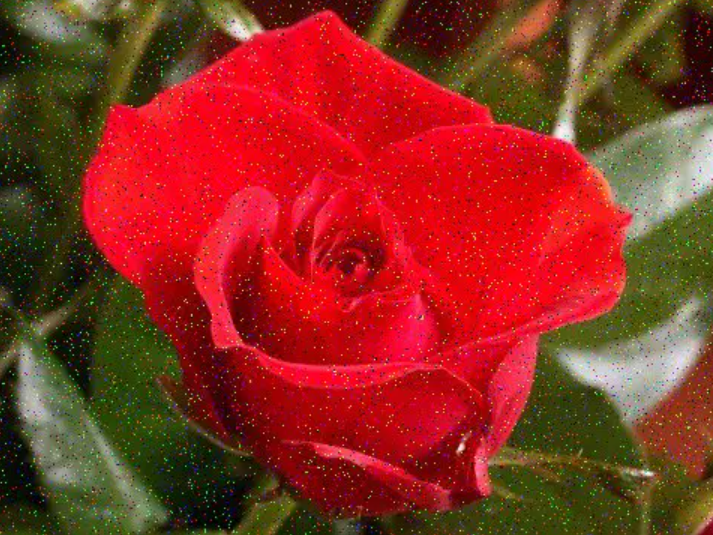
#> input picture Tugas 4/mawar.png, 713 x 535 px
$ python idealandbutterworthlowpassfilter.py
#> lines starting #> are read from the running program, lines starting #| are printed output that depends on the picture
import cv2
import numpy as np
from matplotlib import pyplot as plt

# Load the image in grayscale
img = cv2.imread('mawar.png', 0)
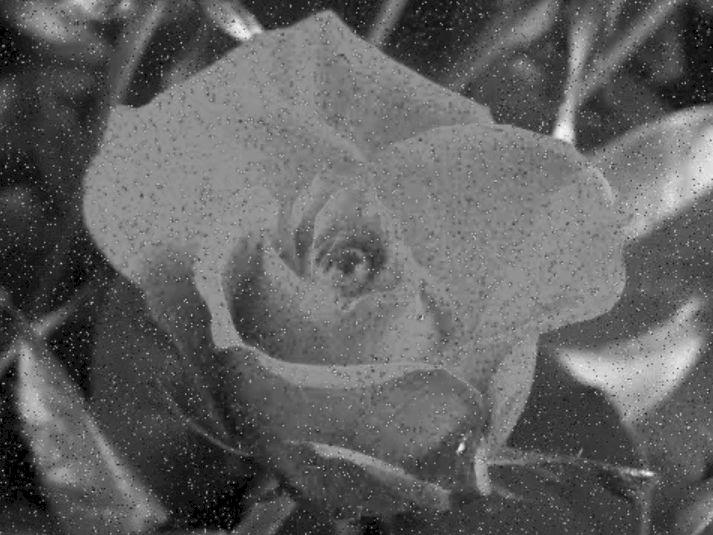
#> img: shape (535, 713); min 0, max 245, mean 97

# Compute the DFT
dft = cv2.dft(np.float32(img), flags=cv2.DFT_COMPLEX_OUTPUT)
dft_shift = np.fft.fftshift(dft)

# Create the ideal lowpass filter
rows, cols = img.shape
#> rows = 535; cols = 713
crow, ccol = rows//2, cols//2
#> crow = 267; ccol = 356
r = 30  # Radius of the filter
mask = np.zeros((rows, cols, 2), np.float32)
for i in range(rows):
    for j in range(cols):
        dist = np.sqrt((i-crow)**2 + (j-ccol)**2)
        if dist <= r:
            mask[i, j, 0] = 1
            mask[i, j, 1] = 1

# Apply the ideal lowpass filter
dft_filtered = dft_shift * mask

# Compute the inverse DFT
img_filtered = cv2.idft(np.fft.ifftshift(dft_filtered))
img_filtered = cv2.magnitude(img_filtered[:, :, 0], img_filtered[:, :, 1])
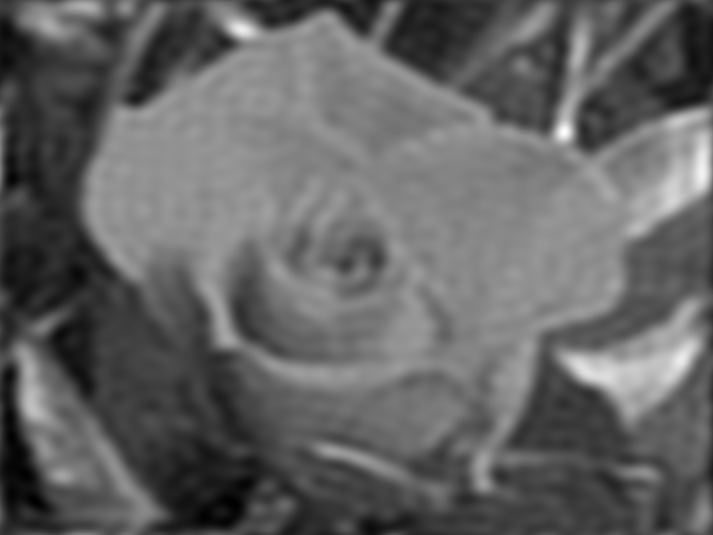
#> img_filtered: shape (535, 713) float32; min 206.8, max 94426528, mean 36994352; drawn with min black and max white

# Display the original and filtered image
plt.subplot(121), plt.imshow(img, cmap='gray')
plt.title('Input Image'), plt.xticks([]), plt.yticks([])
plt.subplot(122), plt.imshow(img_filtered, cmap='gray')
plt.title('Ideal Lowpass Filtered Image'), plt.xticks([]), plt.yticks([])
plt.show()
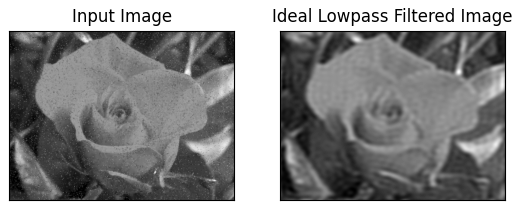
#> figure drawn by matplotlib, 2 panels

# Create the Butterworth lowpass filter
n = 2  # Order of the filter
d0 = 30  # Cutoff frequency
butterworth_mask = np.zeros((rows, cols, 2), np.float32)
for i in range(rows):
    for j in range(cols):
        dist = np.sqrt((i-crow)**2 + (j-ccol)**2)
        butterworth_mask[i, j, 0] = 1 / (1 + (dist/d0)**(2*n))
        butterworth_mask[i, j, 1] = 1 / (1 + (dist/d0)**(2*n))

# Apply the Butterworth lowpass filter
dft_filtered = dft_shift * butterworth_mask

# Compute the inverse DFT
img_filtered = cv2.idft(np.fft.ifftshift(dft_filtered))
img_filtered = cv2.magnitude(img_filtered[:, :, 0], img_filtered[:, :, 1])

# Display the filtered image
plt.imshow(img_filtered, cmap='gray')
plt.title('Butterworth Lowpass Filtered Image'), plt.xticks([]), plt.yticks([])
plt.show()

$ run again, with Tugas 4/noise.jpg saved as Tugas 4/mawar.png
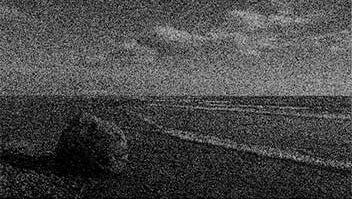
#> input picture Tugas 4/noise.jpg, 352 x 199 px
#> img is the input picture: shape (199, 352); min 0, max 221, mean 71.5
#> `img_filtered = cv2.magnitude(img_filtered[:, :, 0], img_filtered[:, :,..`:
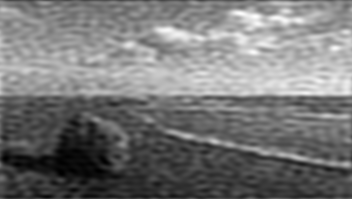
#> img_filtered: shape (199, 352) float32; min 3086, max 10680692, mean 5011087; drawn with min black and max white
#> `plt.show()`:
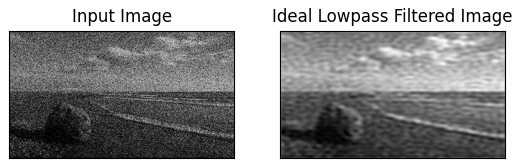
#> figure drawn by matplotlib, 2 panels
